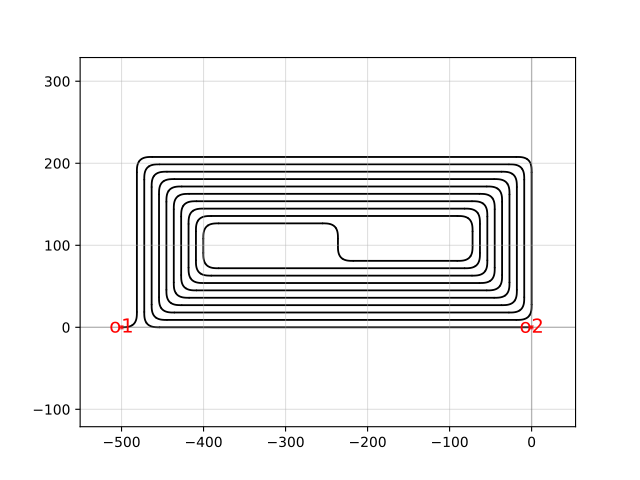

Write Python code to recreate this figure.
import gdsfactory as gf

c = gf.components.spiral(port_spacing=500.0, length=10000.0, parity=1, port=[0, 0], direction='WEST', layer='WG', layer_cladding='WGCLAD', cladding_offset=3.0, wg_width=0.5, radius=10.0)
c.plot()
